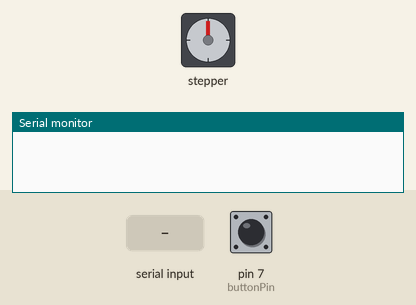
Bench run of a sketch on a simulated Arduino Uno, built with avr-gcc and run on an emulated ATmega328P. On the bench: stepper motor, the last lines printed to the serial monitor. Wiring (inferred from the names in the program): stepper motor driver (200 steps per turn assumed): step pin 5; direction pin 2. The inputs (shaded band) are chosen by the test bench; at power-on: pin 7 (buttonPin) HIGH.

Above: at 1.2 s.
1.3 s: pin 7 (buttonPin) pulled LOW for 0.15 s
2.9 s: pin 7 (buttonPin) driven LOW
5.9 s: "90,45\n" received over Serial
At 37.9 s:
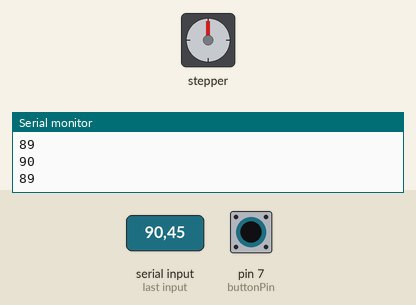
Timing chart, 0 to 38.2 s (numbered marks = the images above; inputs shaded):
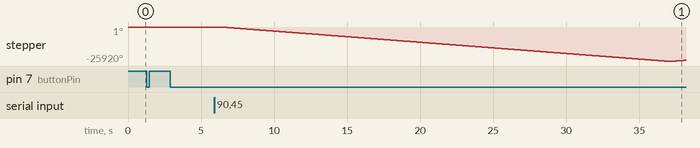

The sketch:

arduino_z_axis_controller.ino
```cpp
/*
 * Arduino Z-Axis Controller for 2D LiDAR to 3D Point Cloud Reconstruction
 *
 * Purpose
 * -------
 * This firmware controls a stepper-motor-driven lead screw that moves the
 * 2D LiDAR sensor along the Z axis. The host computer sends the desired scan
 * height in millimetres through the serial port. While the scanner moves, the
 * Arduino streams the current Z position to the host. The C++ acquisition
 * program combines this Z position with each 2D LiDAR scan point to generate
 * 3D coordinates: x, y, z.
 *
 * Serial protocol
 * ---------------
 * Input from host:
 *   <scan_height_mm>\n
 * Output to host:
 *   0
 *   1
 *   2
 *   ...
 *   off
 *
 * Hardware pins
 * -------------
 * stepPin   : step pulse input of the stepper driver
 * dirPin    : direction input of the stepper driver
 * buttonPin : push button used to start the scan after the height is received
 */

const int stepPin = 5;
const int dirPin = 2;
const int buttonPin = 7;

const int stepsPerRevolution = 200;      // Full motor steps per revolution.
const float leadScrewPitchMm = 1.25;     // Linear displacement in mm per screw revolution.

const int displayedZIncrementMm = 1;     // Z increment sent to the host for each displayed step.
const int stepsPerDisplayedMm = 160;     // Number of motor steps corresponding to 1 mm in the reconstruction display.

int targetDistanceMm = -1;
unsigned long totalSteps = 0;
unsigned long stepCounter = 0;
int currentZPositionMm = 0;

bool previousButtonState = HIGH;

void setup() {
  pinMode(stepPin, OUTPUT);
  pinMode(dirPin, OUTPUT);
  pinMode(buttonPin, INPUT_PULLUP);
  Serial.begin(9600);
}

void performStep() {
  digitalWrite(stepPin, HIGH);
  delayMicroseconds(1030);
  digitalWrite(stepPin, LOW);
  delayMicroseconds(1030);
}

void loop() {
  bool currentButtonState = digitalRead(buttonPin);

  // Detect a button press on the falling edge.
  if (previousButtonState == HIGH && currentButtonState == LOW) {
    delay(30);  // Debounce delay.

    if (digitalRead(buttonPin) == LOW) {
      // Read the target height sent by the host application.
      if (Serial.available()) {
        int receivedValue = Serial.parseInt();
        if (receivedValue > 0) {
          targetDistanceMm = receivedValue;
          totalSteps = (unsigned long)((float)targetDistanceMm * (float)stepsPerRevolution / leadScrewPitchMm);
        } else {
          Serial.println("Error: invalid distance");
          return;
        }
      } else {
        Serial.println("Error: no distance received");
        return;
      }

      // Start the scan cycle.
      stepCounter = 0;
      currentZPositionMm = 0;
      Serial.println(currentZPositionMm);  // Initial Z position.
      delay(412);

      // Upward motion.
      digitalWrite(dirPin, LOW);
      for (unsigned long i = 0; i < totalSteps; i++) {
        performStep();
        stepCounter++;
        if (stepCounter % stepsPerDisplayedMm == 0) {
          currentZPositionMm += displayedZIncrementMm;
          Serial.println(currentZPositionMm);
        }
      }

      delay(824);

      // Downward return motion.
      digitalWrite(dirPin, HIGH);
      stepCounter = 0;
      for (unsigned long i = 0; i < totalSteps; i++) {
        performStep();
        stepCounter++;
        if (stepCounter % stepsPerDisplayedMm == 0) {
          currentZPositionMm -= displayedZIncrementMm;
          Serial.println(currentZPositionMm);
        }
      }

      delay(412);
      Serial.println("off");  // End-of-scan signal for the host application.
    }
  }

  previousButtonState = currentButtonState;
}
```

Measured:
- after the input at 5.9 s, stepper: turns 25920° counter-clockwise in 30.4 s, then 560° clockwise in 0.65 s
